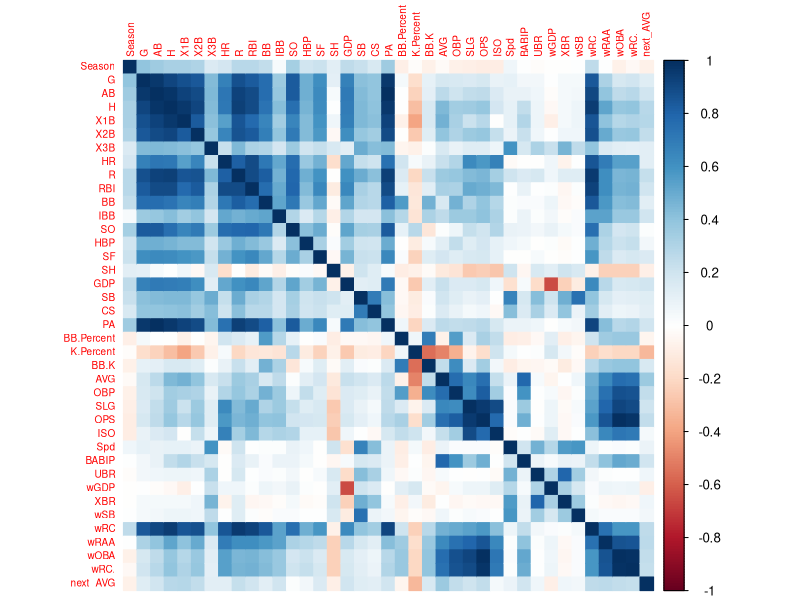

Write the R code that produced this figure.
## ---- chunk 1
knitr::opts_chunk$set(echo = TRUE)
library(knitr)
library(dplyr)
library(corrplot)
## ---- chunk 2
data <- read.csv("merged.csv")
## ---- chunk 3
num_unique_players <- data %>%
  distinct(Name) %>%       # keep only unique player names
  nrow()                   # count them
## ---- chunk 4

descriptions <- c(
"Season of the game",
"Player name",
"Team abbreviation",
"Games played",
"At bats",
"Hits",
"Singles",
"Doubles",
"Triples",
"Home runs",
"Runs scored",
"RBIs",
"Walks",
"Intentional walks",
"Strikeouts",
"Hit by pitch",
"Sacrifice flies",
"Sacrifice hits",
"Grounded into double plays",
"Stolen bases",
"Caught stealing",
"Plate appearances",
"Walk percentage",
"Strikeout percentage",
"Walk/Strikeout ratio",
"Batting average",
"On-base percentage",
"Slugging percentage",
"OPS",
"Isolated power",
"Speed score",
"BABIP",
"Ultimate base running",
"Weighted GDP",
"Expected runs (XBR)",
"Weighted SB",
"Weighted runs created",
"Weighted RAA",
"Weighted OBA",
"Weighted RC%",
"Next season AVG"
)
head_data <- head(data)
head_data_with_desc <- rbind(descriptions, head_data)
kable(t(head_data_with_desc), caption = "Transposed view of first 6 rows")
## ---- chunk 5
players_per_season <- data %>%
  distinct(Name, Season, .keep_all = TRUE) %>%  # drop duplicates if needed
  group_by(Season) %>%
  summarise(Number_of_Players = n_distinct(Name)) %>%
  arrange(Season)

# Render as a clean table
kable(t(players_per_season), caption = "Total number of players in each season")
## ---- chunk 6
numeric_data <- data[, sapply(data, is.numeric)]

cor_matrix_pearson <- cor(numeric_data, use = "pairwise.complete.obs", method = "pearson")
corrplot(cor_matrix_pearson, method = "color", tl.cex = 0.6)
## ---- chunk 7
# All unique players
players <- unique(data$Name)

## PLAN: Take all 2024-appearing players and then more to get the 20% necessary for test. Then just split the val and train normally but with players not occurring in two sets.

# Players in 2024 season -> all go to test
players.2024 <- unique(data[data$Season == 2024,"Name"])
players.remaining <- setdiff(players, players.2024)  # setdiff -> set difference

# How many players to get 20% of rows
rows.2024 <- data[data$Name %in% players.2024, ]
target.test.rows <- floor(0.2 * nrow(data))
extra.needed <- target.test.rows - nrow(rows.2024)

# sample extra players from remaining players
extra.players <- c()
cum.rows <- 0
set.seed(123)
shuffled <- sample(players.remaining)  # Shuffles the players.remaining list

for (p in shuffled) {
  player.rows <- nrow(data[data$Name == p, ])  # Take out the player's rows
  cum.rows <- cum.rows + player.rows  # Add to the count of the cumulative rows
  extra.players <- c(extra.players, p)  # Add new player to the extra players
  if (cum.rows >= extra.needed) break  # Stop if we got the needed players (won't overshoot 20% by much)
}

test.players <- c(players.2024, extra.players)
test.set <- data[data$Name %in% test.players, ]

trainval.players <- setdiff(players, test.players)
trainval.data <- data[data$Name %in% trainval.players, ]

# val - 20%
val.frac <- 0.247  # MAGIC NUMBER (kind of, at least there's a var name) !
val.players <- sample(unique(trainval.data$Name),
                      size = ceiling(val.frac * length(unique(trainval.data$Name))))
val.set <- trainval.data[trainval.data$Name %in% val.players, ]

# Train is the rest
train.set <- trainval.data[!trainval.data$Name %in% val.players, ]
